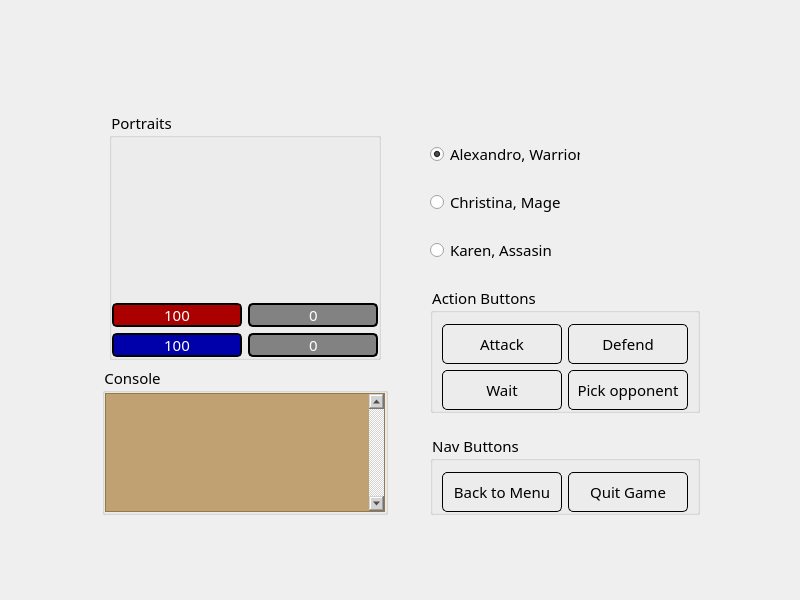
<?xml version="1.0" encoding="UTF-8"?>
<ui version="4.0">
 <class>TBCform</class>
 <widget class="QWidget" name="TBCform">
  <property name="geometry">
   <rect>
    <x>0</x>
    <y>0</y>
    <width>800</width>
    <height>600</height>
   </rect>
  </property>
  <property name="minimumSize">
   <size>
    <width>800</width>
    <height>600</height>
   </size>
  </property>
  <property name="windowTitle">
   <string>Path of Hero</string>
  </property>
  <property name="windowIcon">
   <iconset resource="resources.qrc">
    <normaloff>:/resources/img/icon.ico</normaloff>:/resources/img/icon.ico</iconset>
  </property>
  <property name="styleSheet">
   <string notr="true">QWidget#horizontalWidget {border-image: url(:/resources/img/book.jpg)}
QWidget#Console {
	font-family: Tempus Sans ITC;
	font-size: 13px;
}
QWidget {
	font-family: Tempus Sans ITC;
	font-size: 15px;
}</string>
  </property>
  <layout class="QHBoxLayout" name="horizontalLayout_2">
   <property name="spacing">
    <number>0</number>
   </property>
   <property name="leftMargin">
    <number>0</number>
   </property>
   <property name="topMargin">
    <number>0</number>
   </property>
   <property name="rightMargin">
    <number>0</number>
   </property>
   <property name="bottomMargin">
    <number>0</number>
   </property>
   <item>
    <widget class="QWidget" name="horizontalWidget" native="true">
     <layout class="QHBoxLayout" name="horizontalLayout" stretch="0,0">
      <property name="spacing">
       <number>20</number>
      </property>
      <property name="leftMargin">
       <number>100</number>
      </property>
      <property name="topMargin">
       <number>110</number>
      </property>
      <property name="rightMargin">
       <number>100</number>
      </property>
      <property name="bottomMargin">
       <number>75</number>
      </property>
      <item>
       <layout class="QVBoxLayout" name="verticalLayout">
        <property name="spacing">
         <number>5</number>
        </property>
        <property name="sizeConstraint">
         <enum>QLayout::SetMaximumSize</enum>
        </property>
        <property name="leftMargin">
         <number>0</number>
        </property>
        <property name="topMargin">
         <number>0</number>
        </property>
        <property name="bottomMargin">
         <number>10</number>
        </property>
        <item>
         <spacer name="verticalSpacer_2">
          <property name="orientation">
           <enum>Qt::Vertical</enum>
          </property>
          <property name="sizeType">
           <enum>QSizePolicy::Preferred</enum>
          </property>
          <property name="sizeHint" stdset="0">
           <size>
            <width>20</width>
            <height>40</height>
           </size>
          </property>
         </spacer>
        </item>
        <item alignment="Qt::AlignHCenter|Qt::AlignVCenter">
         <widget class="QGroupBox" name="PortraitsBox">
          <property name="title">
           <string>Portraits</string>
          </property>
          <property name="flat">
           <bool>true</bool>
          </property>
          <layout class="QFormLayout" name="formLayout_2">
           <property name="labelAlignment">
            <set>Qt::AlignCenter</set>
           </property>
           <property name="formAlignment">
            <set>Qt::AlignCenter</set>
           </property>
           <property name="leftMargin">
            <number>0</number>
           </property>
           <property name="rightMargin">
            <number>0</number>
           </property>
           <property name="bottomMargin">
            <number>0</number>
           </property>
           <item row="2" column="0">
            <widget class="QProgressBar" name="PlayerHP">
             <property name="sizePolicy">
              <sizepolicy hsizetype="Preferred" vsizetype="Fixed">
               <horstretch>0</horstretch>
               <verstretch>0</verstretch>
              </sizepolicy>
             </property>
             <property name="minimumSize">
              <size>
               <width>130</width>
               <height>0</height>
              </size>
             </property>
             <property name="maximumSize">
              <size>
               <width>130</width>
               <height>16777215</height>
              </size>
             </property>
             <property name="styleSheet">
              <string notr="true">QProgressBar {
	height: 16px;
    border: 2px solid black;
    border-radius: 5px;
	color: white;
	background-color: rgb(130, 130, 130);
}

QProgressBar::chunk {
	background-color: rgb(170, 0, 0);
	border-radius: 2px;
}</string>
             </property>
             <property name="value">
              <number>100</number>
             </property>
             <property name="alignment">
              <set>Qt::AlignCenter</set>
             </property>
             <property name="format">
              <string>%v</string>
             </property>
            </widget>
           </item>
           <item row="2" column="1">
            <widget class="QProgressBar" name="EnemyHP">
             <property name="sizePolicy">
              <sizepolicy hsizetype="Preferred" vsizetype="Fixed">
               <horstretch>0</horstretch>
               <verstretch>0</verstretch>
              </sizepolicy>
             </property>
             <property name="minimumSize">
              <size>
               <width>130</width>
               <height>0</height>
              </size>
             </property>
             <property name="maximumSize">
              <size>
               <width>130</width>
               <height>16777215</height>
              </size>
             </property>
             <property name="styleSheet">
              <string notr="true">QProgressBar {
	height: 16px;
    border: 2px solid black;
    border-radius: 5px;
	color: white;
	background-color: rgb(130, 130, 130);
}

QProgressBar::chunk {
	background-color: rgb(170, 0, 0);
	border-radius: 2px;
}</string>
             </property>
             <property name="value">
              <number>0</number>
             </property>
             <property name="alignment">
              <set>Qt::AlignCenter</set>
             </property>
             <property name="invertedAppearance">
              <bool>false</bool>
             </property>
             <property name="format">
              <string notr="true">%v</string>
             </property>
            </widget>
           </item>
           <item row="3" column="0">
            <widget class="QProgressBar" name="PlayerEP">
             <property name="minimumSize">
              <size>
               <width>130</width>
               <height>0</height>
              </size>
             </property>
             <property name="maximumSize">
              <size>
               <width>130</width>
               <height>16777215</height>
              </size>
             </property>
             <property name="styleSheet">
              <string notr="true">QProgressBar {
	height: 16px;
    border: 2px solid black;
    border-radius: 5px;
	color: white;
	background-color: rgb(130, 130, 130);
}

QProgressBar::chunk {
	background-color: rgb(0, 0, 170);
	border-radius: 2px;
}</string>
             </property>
             <property name="value">
              <number>100</number>
             </property>
             <property name="alignment">
              <set>Qt::AlignCenter</set>
             </property>
             <property name="format">
              <string>%v</string>
             </property>
            </widget>
           </item>
           <item row="3" column="1">
            <widget class="QProgressBar" name="EnemyEP">
             <property name="minimumSize">
              <size>
               <width>130</width>
               <height>0</height>
              </size>
             </property>
             <property name="styleSheet">
              <string notr="true">QProgressBar {
	height: 16px;
    border: 2px solid black;
    border-radius: 5px;
	color: white;
	background-color: rgb(130, 130, 130);
}

QProgressBar::chunk {
	background-color: rgb(0, 0, 170);
	border-radius: 2px;
}</string>
             </property>
             <property name="value">
              <number>0</number>
             </property>
             <property name="alignment">
              <set>Qt::AlignCenter</set>
             </property>
             <property name="format">
              <string>%v</string>
             </property>
            </widget>
           </item>
           <item row="0" column="1">
            <widget class="QLabel" name="EnemyPortrait">
             <property name="sizePolicy">
              <sizepolicy hsizetype="Preferred" vsizetype="Preferred">
               <horstretch>0</horstretch>
               <verstretch>0</verstretch>
              </sizepolicy>
             </property>
             <property name="minimumSize">
              <size>
               <width>90</width>
               <height>150</height>
              </size>
             </property>
             <property name="maximumSize">
              <size>
               <width>130</width>
               <height>200</height>
              </size>
             </property>
             <property name="text">
              <string/>
             </property>
             <property name="pixmap">
              <pixmap resource="resources.qrc">:/resources/img/main.jpg</pixmap>
             </property>
            </widget>
           </item>
           <item row="0" column="0">
            <widget class="QLabel" name="PlayerPortrait">
             <property name="sizePolicy">
              <sizepolicy hsizetype="Preferred" vsizetype="Preferred">
               <horstretch>0</horstretch>
               <verstretch>0</verstretch>
              </sizepolicy>
             </property>
             <property name="minimumSize">
              <size>
               <width>90</width>
               <height>150</height>
              </size>
             </property>
             <property name="maximumSize">
              <size>
               <width>130</width>
               <height>200</height>
              </size>
             </property>
             <property name="text">
              <string/>
             </property>
             <property name="pixmap">
              <pixmap resource="resources.qrc">:/resources/img/main.jpg</pixmap>
             </property>
            </widget>
           </item>
          </layout>
         </widget>
        </item>
        <item alignment="Qt::AlignHCenter">
         <widget class="QGroupBox" name="ConsoleBox">
          <property name="styleSheet">
           <string notr="true">QScrollBar:vertical {
	width: 15px;
	background-color: lightgray;
}
</string>
          </property>
          <property name="title">
           <string>Console</string>
          </property>
          <property name="flat">
           <bool>true</bool>
          </property>
          <layout class="QVBoxLayout" name="verticalLayout_4">
           <property name="spacing">
            <number>0</number>
           </property>
           <property name="sizeConstraint">
            <enum>QLayout::SetMinimumSize</enum>
           </property>
           <property name="leftMargin">
            <number>0</number>
           </property>
           <property name="topMargin">
            <number>0</number>
           </property>
           <property name="rightMargin">
            <number>0</number>
           </property>
           <property name="bottomMargin">
            <number>0</number>
           </property>
           <item>
            <widget class="QTextEdit" name="Console">
             <property name="sizePolicy">
              <sizepolicy hsizetype="Expanding" vsizetype="Expanding">
               <horstretch>0</horstretch>
               <verstretch>0</verstretch>
              </sizepolicy>
             </property>
             <property name="minimumSize">
              <size>
               <width>280</width>
               <height>0</height>
              </size>
             </property>
             <property name="maximumSize">
              <size>
               <width>16777215</width>
               <height>16777215</height>
              </size>
             </property>
             <property name="layoutDirection">
              <enum>Qt::LeftToRight</enum>
             </property>
             <property name="autoFillBackground">
              <bool>false</bool>
             </property>
             <property name="styleSheet">
              <string notr="true">QTextEdit{
	background-color: rgba(180, 140, 80, 200);
	selection-color: black;
	selection-background-color: white;
}
</string>
             </property>
             <property name="frameShape">
              <enum>QFrame::StyledPanel</enum>
             </property>
             <property name="frameShadow">
              <enum>QFrame::Plain</enum>
             </property>
             <property name="lineWidth">
              <number>0</number>
             </property>
             <property name="verticalScrollBarPolicy">
              <enum>Qt::ScrollBarAlwaysOn</enum>
             </property>
             <property name="undoRedoEnabled">
              <bool>false</bool>
             </property>
             <property name="readOnly">
              <bool>true</bool>
             </property>
            </widget>
           </item>
          </layout>
         </widget>
        </item>
        <item>
         <spacer name="verticalSpacer_4">
          <property name="orientation">
           <enum>Qt::Vertical</enum>
          </property>
          <property name="sizeType">
           <enum>QSizePolicy::Preferred</enum>
          </property>
          <property name="sizeHint" stdset="0">
           <size>
            <width>20</width>
            <height>40</height>
           </size>
          </property>
         </spacer>
        </item>
       </layout>
      </item>
      <item>
       <layout class="QVBoxLayout" name="verticalLayout_2">
        <property name="leftMargin">
         <number>20</number>
        </property>
        <property name="topMargin">
         <number>30</number>
        </property>
        <property name="rightMargin">
         <number>0</number>
        </property>
        <property name="bottomMargin">
         <number>10</number>
        </property>
        <item>
         <spacer name="verticalSpacer_3">
          <property name="orientation">
           <enum>Qt::Vertical</enum>
          </property>
          <property name="sizeType">
           <enum>QSizePolicy::Preferred</enum>
          </property>
          <property name="sizeHint" stdset="0">
           <size>
            <width>20</width>
            <height>40</height>
           </size>
          </property>
         </spacer>
        </item>
        <item>
         <layout class="QVBoxLayout" name="verticalLayout_3">
          <item>
           <widget class="QRadioButton" name="radioButton_1">
            <property name="maximumSize">
             <size>
              <width>150</width>
              <height>16777215</height>
             </size>
            </property>
            <property name="styleSheet">
             <string notr="true">QRadioButton::indicator {
    width: 13px;
    height: 13px;
	image: none;
}

QRadioButton::indicator::checked {
	image: url(:/resources/img/check-mark.ico);
}

QRadioButton::indicator::unchecked::hover {
	image: url(:/resources/img/check-mark-hover.ico);
}</string>
            </property>
            <property name="text">
             <string>Alexandro, Warrior</string>
            </property>
            <property name="checked">
             <bool>true</bool>
            </property>
            <attribute name="buttonGroup">
             <string notr="true">EnemyButtonGroup</string>
            </attribute>
           </widget>
          </item>
          <item>
           <widget class="QRadioButton" name="radioButton_2">
            <property name="maximumSize">
             <size>
              <width>150</width>
              <height>16777215</height>
             </size>
            </property>
            <property name="styleSheet">
             <string notr="true">QRadioButton::indicator {
    width: 13px;
    height: 13px;
	image: none;
}

QRadioButton::indicator::checked {
	image: url(:/resources/img/check-mark.ico);
}

QRadioButton::indicator::unchecked::hover {
	image: url(:/resources/img/check-mark-hover.ico);
}</string>
            </property>
            <property name="text">
             <string>Christina, Mage</string>
            </property>
            <attribute name="buttonGroup">
             <string notr="true">EnemyButtonGroup</string>
            </attribute>
           </widget>
          </item>
          <item>
           <widget class="QRadioButton" name="radioButton_3">
            <property name="maximumSize">
             <size>
              <width>150</width>
              <height>16777215</height>
             </size>
            </property>
            <property name="styleSheet">
             <string notr="true">QRadioButton::indicator {
    width: 13px;
    height: 13px;
	image: none;
}

QRadioButton::indicator::checked {
	image: url(:/resources/img/check-mark.ico);
}

QRadioButton::indicator::unchecked::hover {
	image: url(:/resources/img/check-mark-hover.ico);
}</string>
            </property>
            <property name="text">
             <string>Karen, Assasin</string>
            </property>
            <attribute name="buttonGroup">
             <string notr="true">EnemyButtonGroup</string>
            </attribute>
           </widget>
          </item>
         </layout>
        </item>
        <item>
         <spacer name="verticalSpacer">
          <property name="orientation">
           <enum>Qt::Vertical</enum>
          </property>
          <property name="sizeType">
           <enum>QSizePolicy::Preferred</enum>
          </property>
          <property name="sizeHint" stdset="0">
           <size>
            <width>20</width>
            <height>140</height>
           </size>
          </property>
         </spacer>
        </item>
        <item alignment="Qt::AlignHCenter|Qt::AlignVCenter">
         <widget class="QGroupBox" name="ActionButtonsBox">
          <property name="title">
           <string>Action Buttons</string>
          </property>
          <property name="flat">
           <bool>true</bool>
          </property>
          <property name="checkable">
           <bool>false</bool>
          </property>
          <layout class="QFormLayout" name="formLayout">
           <property name="fieldGrowthPolicy">
            <enum>QFormLayout::ExpandingFieldsGrow</enum>
           </property>
           <property name="topMargin">
            <number>11</number>
           </property>
           <property name="bottomMargin">
            <number>0</number>
           </property>
           <item row="0" column="0">
            <widget class="QPushButton" name="AttackButton">
             <property name="sizePolicy">
              <sizepolicy hsizetype="Expanding" vsizetype="Preferred">
               <horstretch>0</horstretch>
               <verstretch>0</verstretch>
              </sizepolicy>
             </property>
             <property name="minimumSize">
              <size>
               <width>120</width>
               <height>40</height>
              </size>
             </property>
             <property name="maximumSize">
              <size>
               <width>120</width>
               <height>40</height>
              </size>
             </property>
             <property name="styleSheet">
              <string notr="true">QPushButton {
	background-color: qlineargradient(spread:pad, x1:0.609976, y1:0.494, x2:1, y2:1, stop:0 	rgba(180, 140, 80, 200), stop:1 rgba(255, 255, 255, 255));
	border-radius: 5px;
	border: 1px solid black;
}

QPushButton:hover {
	background-color: qlineargradient(spread:pad, x1:0.609976, y1:0.494, x2:1, y2:1, stop:0 	rgba(180, 140, 80, 255), stop:1 rgba(255, 255, 255, 255));
 }

QPushButton:pressed {
	background-color: qlineargradient(spread:pad, x1:0.609976, y1:0.494, x2:1, y2:1, stop:0 	rgba(180, 140, 80, 160), stop:1 rgba(255, 255, 255, 255));
 }
</string>
             </property>
             <property name="text">
              <string>Attack</string>
             </property>
            </widget>
           </item>
           <item row="0" column="1">
            <widget class="QPushButton" name="DefendButton">
             <property name="sizePolicy">
              <sizepolicy hsizetype="Expanding" vsizetype="Preferred">
               <horstretch>0</horstretch>
               <verstretch>0</verstretch>
              </sizepolicy>
             </property>
             <property name="minimumSize">
              <size>
               <width>120</width>
               <height>40</height>
              </size>
             </property>
             <property name="maximumSize">
              <size>
               <width>120</width>
               <height>40</height>
              </size>
             </property>
             <property name="styleSheet">
              <string notr="true">QPushButton {
	background-color: qlineargradient(spread:pad, x1:0.609976, y1:0.494, x2:1, y2:1, stop:0 	rgba(180, 140, 80, 200), stop:1 rgba(255, 255, 255, 255));
	border-radius: 5px;
	border: 1px solid black;
}

QPushButton:hover {
	background-color: qlineargradient(spread:pad, x1:0.609976, y1:0.494, x2:1, y2:1, stop:0 	rgba(180, 140, 80, 255), stop:1 rgba(255, 255, 255, 255));
 }

QPushButton:pressed {
	background-color: qlineargradient(spread:pad, x1:0.609976, y1:0.494, x2:1, y2:1, stop:0 	rgba(180, 140, 80, 160), stop:1 rgba(255, 255, 255, 255));
 }
</string>
             </property>
             <property name="text">
              <string>Defend</string>
             </property>
            </widget>
           </item>
           <item row="1" column="0">
            <widget class="QPushButton" name="WaitButton">
             <property name="sizePolicy">
              <sizepolicy hsizetype="Expanding" vsizetype="Preferred">
               <horstretch>0</horstretch>
               <verstretch>0</verstretch>
              </sizepolicy>
             </property>
             <property name="minimumSize">
              <size>
               <width>120</width>
               <height>40</height>
              </size>
             </property>
             <property name="maximumSize">
              <size>
               <width>120</width>
               <height>40</height>
              </size>
             </property>
             <property name="styleSheet">
              <string notr="true">QPushButton {
	background-color: qlineargradient(spread:pad, x1:0.609976, y1:0.494, x2:1, y2:1, stop:0 	rgba(180, 140, 80, 200), stop:1 rgba(255, 255, 255, 255));
	border-radius: 5px;
	border: 1px solid black;
}

QPushButton:hover {
	background-color: qlineargradient(spread:pad, x1:0.609976, y1:0.494, x2:1, y2:1, stop:0 	rgba(180, 140, 80, 255), stop:1 rgba(255, 255, 255, 255));
 }

QPushButton:pressed {
	background-color: qlineargradient(spread:pad, x1:0.609976, y1:0.494, x2:1, y2:1, stop:0 	rgba(180, 140, 80, 160), stop:1 rgba(255, 255, 255, 255));
 }
</string>
             </property>
             <property name="text">
              <string>Wait</string>
             </property>
            </widget>
           </item>
           <item row="1" column="1">
            <widget class="QPushButton" name="PickOpponentButton">
             <property name="sizePolicy">
              <sizepolicy hsizetype="Expanding" vsizetype="Preferred">
               <horstretch>0</horstretch>
               <verstretch>0</verstretch>
              </sizepolicy>
             </property>
             <property name="minimumSize">
              <size>
               <width>120</width>
               <height>40</height>
              </size>
             </property>
             <property name="maximumSize">
              <size>
               <width>120</width>
               <height>40</height>
              </size>
             </property>
             <property name="styleSheet">
              <string notr="true">QPushButton {
	background-color: qlineargradient(spread:pad, x1:0.609976, y1:0.494, x2:1, y2:1, stop:0 	rgba(180, 140, 80, 200), stop:1 rgba(255, 255, 255, 255));
	border-radius: 5px;
	border: 1px solid black;
}

QPushButton:hover {
	background-color: qlineargradient(spread:pad, x1:0.609976, y1:0.494, x2:1, y2:1, stop:0 	rgba(180, 140, 80, 255), stop:1 rgba(255, 255, 255, 255));
 }

QPushButton:pressed {
	background-color: qlineargradient(spread:pad, x1:0.609976, y1:0.494, x2:1, y2:1, stop:0 	rgba(180, 140, 80, 160), stop:1 rgba(255, 255, 255, 255));
 }
</string>
             </property>
             <property name="text">
              <string>Pick opponent</string>
             </property>
            </widget>
           </item>
          </layout>
         </widget>
        </item>
        <item alignment="Qt::AlignHCenter|Qt::AlignVCenter">
         <widget class="QGroupBox" name="NavButtonsBox">
          <property name="title">
           <string>Nav Buttons</string>
          </property>
          <property name="flat">
           <bool>true</bool>
          </property>
          <layout class="QHBoxLayout" name="horizontalLayout_3">
           <property name="topMargin">
            <number>11</number>
           </property>
           <property name="bottomMargin">
            <number>0</number>
           </property>
           <item>
            <widget class="QPushButton" name="MenuButton">
             <property name="enabled">
              <bool>true</bool>
             </property>
             <property name="sizePolicy">
              <sizepolicy hsizetype="Expanding" vsizetype="Preferred">
               <horstretch>0</horstretch>
               <verstretch>0</verstretch>
              </sizepolicy>
             </property>
             <property name="minimumSize">
              <size>
               <width>120</width>
               <height>40</height>
              </size>
             </property>
             <property name="maximumSize">
              <size>
               <width>120</width>
               <height>40</height>
              </size>
             </property>
             <property name="styleSheet">
              <string notr="true">QPushButton {
	background-color: qlineargradient(spread:pad, x1:0.609976, y1:0.494, x2:1, y2:1, stop:0 	rgba(180, 140, 80, 200), stop:1 rgba(255, 255, 255, 255));
	border-radius: 5px;
	border: 1px solid black;
}

QPushButton:hover {
	background-color: qlineargradient(spread:pad, x1:0.609976, y1:0.494, x2:1, y2:1, stop:0 	rgba(180, 140, 80, 255), stop:1 rgba(255, 255, 255, 255));
 }

QPushButton:pressed {
	background-color: qlineargradient(spread:pad, x1:0.609976, y1:0.494, x2:1, y2:1, stop:0 	rgba(180, 140, 80, 160), stop:1 rgba(255, 255, 255, 255));
 }
</string>
             </property>
             <property name="text">
              <string>Back to Menu</string>
             </property>
            </widget>
           </item>
           <item>
            <widget class="QPushButton" name="QuitButton">
             <property name="sizePolicy">
              <sizepolicy hsizetype="Expanding" vsizetype="Preferred">
               <horstretch>0</horstretch>
               <verstretch>0</verstretch>
              </sizepolicy>
             </property>
             <property name="minimumSize">
              <size>
               <width>120</width>
               <height>40</height>
              </size>
             </property>
             <property name="maximumSize">
              <size>
               <width>120</width>
               <height>40</height>
              </size>
             </property>
             <property name="styleSheet">
              <string notr="true">QPushButton {
	background-color: qlineargradient(spread:pad, x1:0.609976, y1:0.494, x2:1, y2:1, stop:0 	rgba(180, 140, 80, 200), stop:1 rgba(255, 255, 255, 255));
	border-radius: 5px;
	border: 1px solid black;
}

QPushButton:hover {
	background-color: qlineargradient(spread:pad, x1:0.609976, y1:0.494, x2:1, y2:1, stop:0 	rgba(180, 140, 80, 255), stop:1 rgba(255, 255, 255, 255));
 }

QPushButton:pressed {
	background-color: qlineargradient(spread:pad, x1:0.609976, y1:0.494, x2:1, y2:1, stop:0 	rgba(180, 140, 80, 160), stop:1 rgba(255, 255, 255, 255));
 }
</string>
             </property>
             <property name="text">
              <string>Quit Game</string>
             </property>
            </widget>
           </item>
          </layout>
         </widget>
        </item>
       </layout>
      </item>
     </layout>
    </widget>
   </item>
  </layout>
 </widget>
 <resources>
  <include location="resources.qrc"/>
 </resources>
 <connections/>
 <buttongroups>
  <buttongroup name="EnemyButtonGroup">
   <property name="exclusive">
    <bool>true</bool>
   </property>
  </buttongroup>
 </buttongroups>
</ui>
